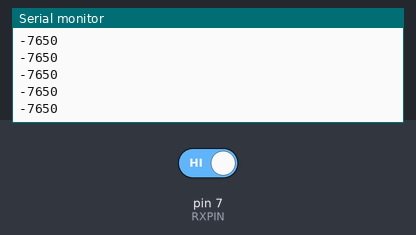
Bench run of a sketch on a simulated Arduino Uno, built with avr-gcc and run on an emulated ATmega328P. Parts: the last lines printed to the serial monitor. The test bench sets the inputs (shaded band); at power-on: pin 7 (RXPIN) HIGH.

Above: at 1.2 s.
1.3 s: pin 7 (RXPIN) driven LOW
At 2.0 s:
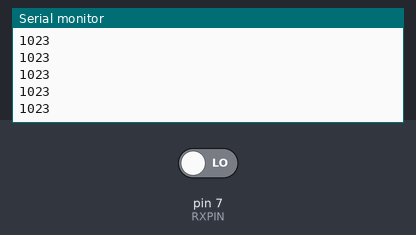
2.8 s: pin 7 (RXPIN) driven HIGH
At 3.4 s:
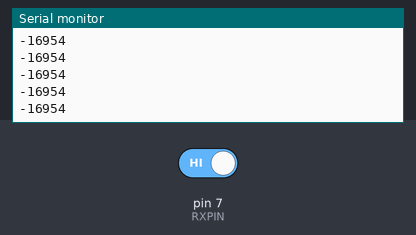
Timing chart, 0 to 5.8 s (numbered marks = the images above; inputs shaded):
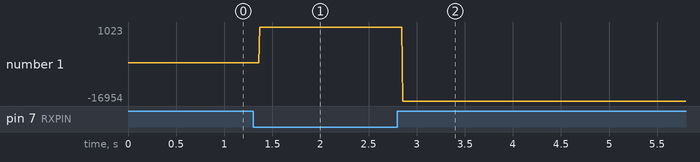

Measured:
- after the input at 1.3 s, the serial monitor: prints a new line after 0.07 s (image 1)
- after the input at 2.8 s, the serial monitor: prints a new line at once (image 2)
- plotted number 1: -7650 → 1023 after the input at 1.3 s, 1023 → -16954 after the input at 2.8 s

The sketch:

Trabajo1_SC_Rx_v4.ino
```cpp
#include <Wire.h>             //wire library
#include <Adafruit_MCP4725.h> // MCP4725 library from adafrui

#define RXPIN 7

Adafruit_MCP4725 MCP4725;
//#define UMBRAL 10
//int ambientelectura = 0;

void setup() {
  // put your setup code here, to run once:
  pinMode(RXPIN, INPUT);
  Serial.begin(9600);
  //ambientelectura = analogRead(RXPIN);
  MCP4725.begin(0x60); // Default I2C Address of MCP4725 breakout board (sparkfun)   If not try 0x61 or 0x62
}

void loop() {
  // put your main code here, to run repeatedly:
  int lectura = digitalRead(RXPIN);
  int bits[10];

  int val=0;

  // Escuchando el bit de inicio
  //LOW xq cuando llega luz laser muestra cero
   if(lectura == LOW ){
    for(int i =0; i<10; i++){

      if(digitalRead(RXPIN)== LOW){
        bits[i]=1;
      }
      else{
        bits[i]=0;
      }
      //delay(10);
      delayMicroseconds(1000);
    }
  }

      for(int i=0; i<10; i++){
      //Serial.print( bits[i]);
      val = val * 2 + ( bits[i]);
    }
    //Serial.println("");
    Serial.println(val);

    MCP4725.setVoltage(val, false);
    //delayMicroseconds(50);
    //for(int i=0; i<10; i++){
    //  bits[i]=0;
    //}
 //dela yMicroseconds(50);
 //delay(1);
}
```
